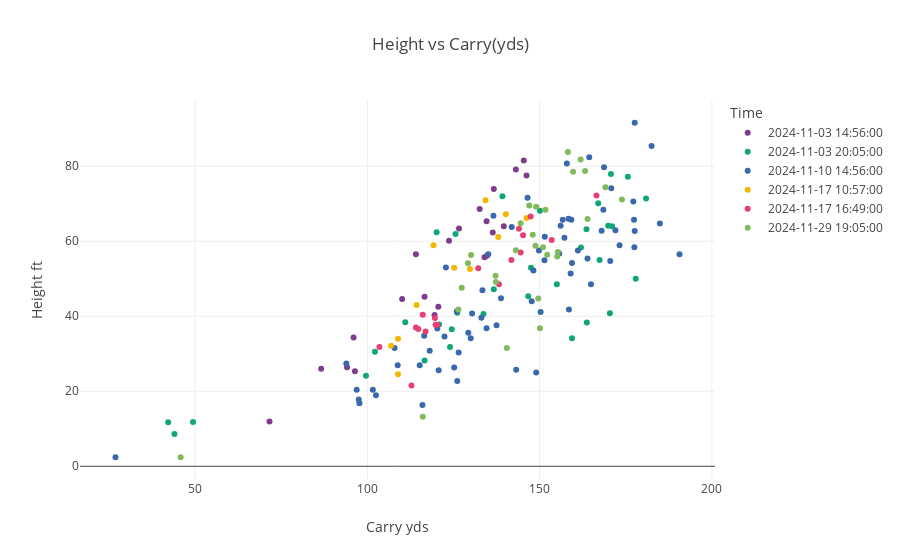

Here is the notebook cell this chart was saved with:
### Code cell
fig2 = px.scatter(df, x="Carry yds", y='Height ft', color='Time', title="Height vs Carry(yds)",color_discrete_sequence=px.colors.qualitative.Bold,hover_data=['Shot Type','Club'])
fig2.show()

### Figure 1 — Plotly figure (JSON) as saved in the notebook; plotly's stock layout.template omitted (floating-point values rounded to 4 significant figures; data arrays with more than 128 entries replaced by an {"elided": "..."} marker saying what was removed)
{"data": [{"customdata": [["Pull", "7 Iron"], ["Fade", "7 Iron"], ["Pull/Draw", "7 Iron"], ["Pull/Fade", "7 Iron"], ["Pull/Fade", "7 Iron"], ["Pull/Fade", "7 Iron"], ["Pull/Fade", "7 Iron"], ["Pull/Fade", "7 Iron"], ["Pull", "7 Iron"], ["Pull", "7 Iron"], ["Pull", "7 Iron"], ["Pull/Fade", "7 Iron"], ["Pull/Fade", "7 Iron"], ["Pull/Draw", "7 Iron"], ["Pull/Draw", "7 Iron"], ["Fade", "7 Iron"], ["Pull/Fade", "7 Iron"], ["Fade", "7 Iron"], ["Pull/Fade", "7 Iron"], ["Pull/Fade", "7 Iron"], ["Pull", "7 Iron"], ["Push/Slice", "7 Iron"]], "hovertemplate": "Time=2024-11-03 14:56:00<br>Carry yds=%{x}<br>Height ft=%{y}<br>Shot Type=%{customdata[0]}<br>Club=%{customdata[1]}<extra></extra>", "legendgroup": "2024-11-03 14:56:00", "marker": {"color": "rgb(127, 60, 141)", "symbol": "circle"}, "mode": "markers", "name": "2024-11-03 14:56:00", "orientation": "v", "showlegend": true, "type": "scatter", "x": [96, 94.1, 96.4, 119.5, 120.6, 134, 110.1, 146.2, 139.6, 126.6, 143.1, 134.6, 132.6, 116.6, 136.7, 145.4, 134.7, 114.1, 136.4, 123.7, 86.6, 71.6], "xaxis": "x", "y": [34.3, 26.4, 25.3, 40.3, 42.5, 55.7, 44.6, 77.5, 64, 63.4, 79.1, 65.3, 68.6, 45.2, 73.9, 81.5, 56.1, 56.5, 62.3, 60.1, 26, 11.9], "yaxis": "y"}, {"customdata": [["Fade", "7 Iron"], ["Straight", "7 Iron"], ["Draw", "7 Iron"], ["Straight", "7 Iron"], ["Fade", "7 Iron"], ["Straight", "7 Iron"], ["Draw", "7 Iron"], ["Fade", "7 Iron"], ["Straight", "7 Iron"], ["Push/Fade", "7 Iron"], ["Fade", "7 Iron"], ["Straight", "7 Iron"], ["Straight", "7 Iron"], ["Straight", "7 Iron"], ["Push/Fade", "7 Iron"], ["Draw", "7 Iron"], ["Draw", "7 Iron"], ["Straight", "7 Iron"], ["Fade", "7 Iron"], ["Push/Fade", "7 Iron"], ["Pull/Draw", "7 Iron"], ["Pull/Draw", "7 Iron"], ["Push/Fade", "7 Iron"], ["Fade", "7 Iron"], ["Pull", "7 Iron"], ["Fade", "7 Iron"], ["Straight", "7 Iron"], ["Straight", "7 Iron"], ["Fade", "7 Iron"], ["Fade", "7 Iron"], ["Push/Fade", "7 Iron"], ["Straight", "7 Iron"], ["Straight", "7 Iron"]], "hovertemplate": "Time=2024-11-03 20:05:00<br>Carry yds=%{x}<br>Height ft=%{y}<br>Shot Type=%{customdata[0]}<br>Club=%{customdata[1]}<extra></extra>", "legendgroup": "2024-11-03 20:05:00", "marker": {"color": "rgb(17, 165, 121)", "symbol": "circle"}, "mode": "markers", "name": "2024-11-03 20:05:00", "orientation": "v", "showlegend": true, "type": "scatter", "x": [169.9, 177.9, 150.1, 159.4, 133.7, 162, 124, 126.1, 170.4, 163.6, 175.6, 171, 167.4, 146.7, 170.7, 120.8, 124.5, 147.5, 180.9, 42.2, 49.4, 44, 125.6, 120.1, 111, 139.2, 99.6, 116.6, 167, 163.7, 136.7, 102.2, 155], "xaxis": "x", "y": [64.1, 50, 68.1, 34.1, 40.6, 58.3, 31.8, 40.9, 40.8, 63.2, 77.2, 64, 55, 45.3, 77.9, 37.8, 36.5, 52.9, 71.4, 11.7, 11.8, 8.6, 61.9, 62.4, 38.4, 72, 24.1, 28.2, 70.1, 38.3, 47.2, 30.5, 48.5], "yaxis": "y"}, {"customdata": {"elided": "70x2 str values"}, "hovertemplate": "Time=2024-11-10 14:56:00<br>Carry yds=%{x}<br>Height ft=%{y}<br>Shot Type=%{customdata[0]}<br>Club=%{customdata[1]}<extra></extra>", "legendgroup": "2024-11-10 14:56:00", "marker": {"color": "rgb(57, 105, 172)", "symbol": "circle"}, "mode": "markers", "name": "2024-11-10 14:56:00", "orientation": "v", "showlegend": true, "type": "scatter", "x": [115.2, 120.7, 126.1, 93.9, 122.4, 97.5, 130.4, 96.9, 97.7, 116, 102.5, 101.6, 148.2, 161.1, 173.2, 177.6, 134.6, 150.3, 129.3, 130, 108.8, 159.4, 164.9, 158.5, 125.2, 147.7, 143.2, 159, 155.7, 151.4, 168.7, 156.7, 157.9, 177.2, 170.8, 164.4, 163.9, 182.5, 120.3, 172, 158.4, 137.5, 177.4, 190.6, 184.9, 177.5, 107.9, 170.5, 156.1, 126.5, 177.6, 149.8, 118.1, 26.9, 138.8, 159.2, 116.5, 133.4, 157.2, 168, 133.1, 151.5, 149, 126, 168.5, 136.6, 146.5, 141.9, 135.1, 122.8], "xaxis": "x", "y": [26.9, 25.6, 22.7, 27.4, 34.6, 17.8, 40.7, 20.4, 16.8, 16.3, 18.9, 20.4, 52.2, 57.5, 58.9, 62.7, 36.8, 41.1, 35.6, 34.1, 26.9, 54.2, 48.5, 41.8, 26.3, 44, 25.7, 51.4, 56.7, 54.9, 79.7, 65.7, 80.7, 70.6, 74.1, 82.4, 55.4, 85.4, 36.7, 62.9, 66, 37.6, 65.7, 56.5, 64.7, 58.4, 31.5, 54.7, 64.1, 30.3, 91.6, 57.5, 30.8, 2.4, 44.8, 65.7, 34.8, 46.9, 60.9, 62.8, 39.6, 61.2, 25, 41.3, 68.4, 66.8, 71.6, 63.8, 56.5, 53], "yaxis": "y"}, {"customdata": [["Fade", "7 Iron"], ["Fade", "7 Iron"], ["Fade", "7 Iron"], ["Fade", "7 Iron"], ["Fade", "7 Iron"], ["Pull", "7 Iron"], ["Fade", "7 Iron"], ["Fade", "7 Iron"], ["Pull", "7 Iron"], ["Fade", "7 Iron"], ["Fade", "7 Iron"]], "hovertemplate": "Time=2024-11-17 10:57:00<br>Carry yds=%{x}<br>Height ft=%{y}<br>Shot Type=%{customdata[0]}<br>Club=%{customdata[1]}<extra></extra>", "legendgroup": "2024-11-17 10:57:00", "marker": {"color": "rgb(242, 183, 1)", "symbol": "circle"}, "mode": "markers", "name": "2024-11-17 10:57:00", "orientation": "v", "showlegend": true, "type": "scatter", "x": [119.2, 125.2, 108.9, 134.3, 114.3, 106.9, 138, 146.2, 108.9, 129.8, 140.2], "xaxis": "x", "y": [58.9, 52.9, 24.5, 70.9, 43, 32.1, 61.1, 66.2, 34, 52.6, 67.2], "yaxis": "y"}, {"customdata": [["Fade", "7 Iron"], ["Fade", "7 Iron"], ["Fade", "7 Iron"], ["Pull/Fade", "7 Iron"], ["Fade", "7 Iron"], ["Pull/Fade", "7 Iron"], ["Fade", "7 Iron"], ["Pull", "7 Iron"], ["Fade", "7 Iron"], ["Fade", "7 Iron"], ["Pull", "7 Iron"], ["Fade", "7 Iron"], ["Straight", "7 Iron"], ["Pull/Draw", "7 Iron"], ["Fade", "7 Iron"], ["Pull", "7 Iron"], ["Straight", "7 Iron"], ["Straight", "7 Iron"]], "hovertemplate": "Time=2024-11-17 16:49:00<br>Carry yds=%{x}<br>Height ft=%{y}<br>Shot Type=%{customdata[0]}<br>Club=%{customdata[1]}<extra></extra>", "legendgroup": "2024-11-17 16:49:00", "marker": {"color": "rgb(231, 63, 116)", "symbol": "circle"}, "mode": "markers", "name": "2024-11-17 16:49:00", "orientation": "v", "showlegend": true, "type": "scatter", "x": [112.8, 116.1, 138.2, 103.5, 132.2, 141.8, 147.4, 119.6, 120.3, 144, 114.8, 145.2, 114.1, 119.8, 144.5, 166.5, 116.9, 153.5], "xaxis": "x", "y": [21.5, 40.4, 48.5, 31.8, 52.8, 55, 66.6, 39.5, 37.7, 63.3, 36.6, 61.6, 37, 37.7, 57, 72.2, 35.9, 60.3], "yaxis": "y"}, {"customdata": [["Push/Fade", "7 Iron"], ["Push/Fade", "7 Iron"], ["Push", "7 Iron"], ["Straight", "7 Iron"], ["Push", "7 Iron"], ["Fade", "7 Iron"], ["Fade", "7 Iron"], ["Pull", "7 Iron"], ["Fade", "7 Iron"], ["Fade", "7 Iron"], ["Fade", "7 Iron"], ["Fade", "7 Iron"], ["Fade", "7 Iron"], ["Fade", "7 Iron"], ["Fade", "7 Iron"], ["Fade", "7 Iron"], ["Pull/Draw", "7 Iron"], ["Push/Slice", "7 Iron"], ["Straight", "7 Iron"], ["Fade", "7 Iron"], ["Draw", "7 Iron"], ["Push/Fade", "7 Iron"], ["Straight", "7 Iron"], ["Push", "7 Iron"], ["Draw", "7 Iron"], ["Draw", "7 Iron"], ["Push/Fade", "7 Iron"], ["Draw", "7 Iron"], ["Straight", "7 Iron"]], "hovertemplate": "Time=2024-11-29 19:05:00<br>Carry yds=%{x}<br>Height ft=%{y}<br>Shot Type=%{customdata[0]}<br>Club=%{customdata[1]}<extra></extra>", "legendgroup": "2024-11-29 19:05:00", "marker": {"color": "rgb(128, 186, 90)", "symbol": "circle"}, "mode": "markers", "name": "2024-11-29 19:05:00", "orientation": "v", "showlegend": true, "type": "scatter", "x": [150.1, 148.8, 155.3, 137.2, 163.2, 137.3, 116.1, 129.2, 147, 151, 45.8, 130.1, 144.5, 149, 152.2, 127.4, 155.1, 126.4, 143.1, 148, 173.9, 159.7, 163.9, 158.2, 140.5, 169.1, 151.7, 149.6, 161.9], "xaxis": "x", "y": [36.8, 58.8, 57.1, 50.8, 78.7, 49.1, 13.2, 54.1, 69.5, 58.4, 2.4, 56.3, 64.8, 69.2, 56.4, 47.6, 55.9, 41.8, 57.6, 61.7, 71.1, 78.5, 65.9, 83.8, 31.5, 74.4, 68.4, 44.7, 81.8], "yaxis": "y"}], "layout": {"legend": {"title": {"text": "Time"}, "tracegroupgap": 0}, "title": {"text": "Height vs Carry(yds)"}, "xaxis": {"anchor": "y", "domain": [0, 1], "title": {"text": "Carry yds"}}, "yaxis": {"anchor": "x", "domain": [0, 1], "title": {"text": "Height ft"}}}}
